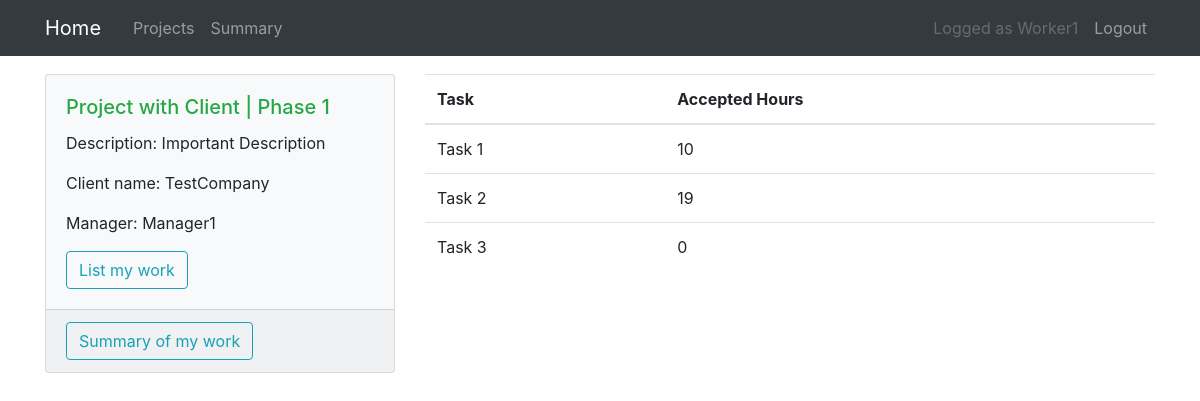
The app's page /projectphase/1/8/summary/ (signed in) with its own data.
### projects/models.py (models this page shows, shortened)
class ProjectPhase(models.Model):
    title = models.CharField(max_length=100, null=True)
    project = models.ForeignKey(Project, on_delete=models.CASCADE)
    ongoing = models.BooleanField(default=True)
    dates = models.TextField(default="[]")
    def get_dates(self):
        return json.loads(self.dates)

class Project(models.Model):
    title = models.CharField(max_length=100)
    description = models.TextField()
    manager = models.ForeignKey(
        User,
        on_delete=models.SET_NULL,
        related_name="manager_project_set",
        null=True,
    )
    worker = models.ManyToManyField(User, related_name="worker_project_set")
    client = models.ManyToManyField(User, related_name="client_project_set")
    price_per_hour = models.PositiveIntegerField(blank=True, null=True)
    client_detail = models.ForeignKey(
        ClientDetail, on_delete=models.SET_NULL, blank=True, null=True
    )
    ongoing = models.BooleanField(default=True)

class ClientDetail(models.Model):
    name = models.CharField(max_length=100)
    street = models.CharField(max_length=200)
    postal_code = models.CharField(max_length=100)
    city = models.CharField(max_length=100)
    nip = models.CharField(max_length=100)

class Task(models.Model):
    title = models.CharField(max_length=100)
    project = models.ForeignKey(ProjectPhase, on_delete=models.CASCADE)
    description = models.TextField(blank=True)

### projects/views.py (the view)
class ProjectPhaseWorkerSummaryView(ProjectPhaseDetailView):
    template_name = "projects/projectphase_detail_worker_summary.html"
    def get_context_data(self, **kwargs):
        context = super().get_context_data(**kwargs)
        worker = get_object_or_404(User, id=self.kwargs["worker_pk"])
        queryset = DatePoint.objects.filter(
            task__project_id=self.kwargs["projectphase_pk"], worker=worker
        ).order_by("-worked_date")
        tasks = Task.objects.filter(project_id=self.kwargs["projectphase_pk"])
        if tasks.exists():
            client_exists = tasks[0].project.project.client.exists()
        tasks_dict = {}
        total_hours = 0
        for task in tasks:
            tasks_dict[f"{task.id}"] = 0
        for datepoint in queryset:
            if client_exists:
                if datepoint.approved_manager and datepoint.approved_client:
                    tasks_dict[f"{datepoint.task.id}"] += datepoint.worked_time
                    total_hours += datepoint.worked_time
            else:
                if datepoint.approved_manager:
                    tasks_dict[f"{datepoint.task.id}"] += datepoint.worked_time
                    total_hours += datepoint.worked_time
        services = []
        for task in tasks:
            services.append(
                {"title": task.title, "hours": tasks_dict[f"{task.id}"]}
            )
        if worker.profile.price_per_hour:
            context["total_hours"] = total_hours
            context["pay"] = total_hours * worker.profile.price_per_hour
        context["services"] = services
        return context

### projects/mixins.py (called while the page is built, shortened)
    def test_func(self):
        user = self.request.user
        try:
            project_pk = self.kwargs["project_pk"]
        except KeyError:
            pass
        else:
            return self.check_user_project(user, project_pk)
        try:
            projectphase_pk = self.kwargs["projectphase_pk"]
        except KeyError:
            pass
        else:
            return self.check_user_projectphase(user, projectphase_pk)

### projects/views.py (called while the page is built)
    def get_form_kwargs(self):
        kwargs = super(ProjectPhaseDetailView, self).get_form_kwargs()
        projectphase = ProjectPhase.objects.get(
            id=self.kwargs["projectphase_pk"]
        )
        kwargs["dates"] = projectphase.get_dates()
        kwargs["initial"] = datetime.datetime.strftime(
            datetime.datetime.now(), "%Y-%m"
        )
        return kwargs

### projects/templates/projects/projectphase_detail_worker_summary.html (shortened to what this page needs)
{% extends "projects/projectphase_detail.html" %}
{% load static %}
{% load crispy_forms_tags %}
{% block display_content %}
<table class="table">
    <thead>
        <tr>
            <th scope="col">Task</th>
            <th scope="col">Accepted Hours</th>
        </tr>
    </thead>
    <tbody>
        {% for service in services %}
        <tr>
            <td>{{ service.title }}</td>
            <td>{{ service.hours }}</td>
        </tr>
        {% endfor %}
    </tbody>
</table>
{% endblock display_content %}

### projects/templates/projects/projectphase_detail.html (shortened to what this page needs)
{% extends "projects/base.html" %}
{% load static %}
{% load crispy_forms_tags %}
{% block content2 %}
<div class="row">
    <div class="col-4">
        <div class="card bg-light mb-3">
            <div class="card-body">
                {% if object.ongoing %}
                <h5 class="card-title text-success">{{ object.project.title }} | {{ object.title }}</h5>
                {% else %}
                <h5 class="card-title text-danger">{{ object.project.title }} | {{ object.title }}</h5>
                {% endif %}
                <p class="card-text">Description: {{ object.project.description }}</p>
                {% if object.project.client_detail %}
                <p class="card-text"> Client name: {{ object.project.client_detail.name }}
                </p>
                {% endif %}
                <p class="card-text">Manager: {{ object.project.manager }}</p>
                {% ifequal user.groups.all.0|stringformat:"s" 'Worker' %}
                <a href="{% url 'worker-projectphase-table' view.kwargs.projectphase_pk user.id %}"
                    class="btn btn-outline-info">List my work</a>
                {% endifequal %}
            </div>
            <div class="card-footer">
                <div class="btn-group" role="group">
                    {% ifequal user.groups.all.0|stringformat:"s" 'Worker' %}
                    <a href="{% url 'projectphase-worker-summary' view.kwargs.projectphase_pk user.id %}"
                        class="btn btn-outline-info">Summary of my work</a>
                    {% endifequal %}
                </div>
            </div>
        </div>
    </div>
    <div class="col-8">
        {% block display_content %}{% endblock %}
    </div>
</div>
{% endblock content2 %}

### projects/templates/projects/base.html (shortened to what this page needs)
{% load static %}
<!DOCTYPE html>
<html>
<head>
  <link rel="stylesheet" href="https://maxcdn.bootstrapcdn.com/bootstrap/4.0.0/css/bootstrap.min.css"
>
  <link rel="stylesheet" type="text/css" href="{% static 'projects/main.css' %}">
</head>
<body>
  <header>
    <nav class="navbar navbar-expand-md navbar-dark bg-dark">
      <div class="container">
        <a class="navbar-brand mr-4" href="{% url 'project-home' %}">Home</a>
        <div class="collapse navbar-collapse" id="navbarToggle">
          <div class="navbar-nav mr-auto">
            {% if user.is_authenticated %}
            {% if perms.projects.view_project %}
            {% if not request.user.is_staff %}
            <a class="nav-item nav-link" href="{% url 'project-list' %}">Projects</a>
            {% endif %}
            {% endif %}
            {% endif %}
            {% ifequal user.groups.all.0|stringformat:"s" 'Worker' %}
            <a class="nav-link" href="{% url 'worker-summary' user.id %}">Summary</a>
            {% endifequal %}
          </div>
          <div class="navbar-nav">
            {% if user.is_authenticated %}
            <a class="nav-link disabled" href="#">Logged as {{ user.username }}</a>
            <a class="nav-item nav-link" href="{% url 'logout' %}">Logout</a>
            {% else %}
            <a class="nav-item nav-link" href="{% url 'login' %}">Login</a>
            {% endif %}
          </div>
        </div>
      </div>
    </nav>
  </header>
  <main class="container">
    <div class="row">
      <div class="col-1">
      </div>
      <div class="col-10">
      </div>
      <div class="col-1"></div>
    </div>
    {% block content2 %}{% endblock %}
  </main>
</body>
</html>

### projects/static/projects/main.css (style rules this page uses)
.navbar { margin-bottom: 2ex; }

### records on screen
ProjectPhase: project "Project with Client", title "Phase 1", project.description "Important Description", project.client_detail.name "TestCompany", project.manager "Manager1"
Task: title "Task 1"
Task: title "Task 2"
Task: title "Task 3"

### other values on screen
{{ user.username }} "Worker1"
{{ service.hours }} "10" "19" "0"
